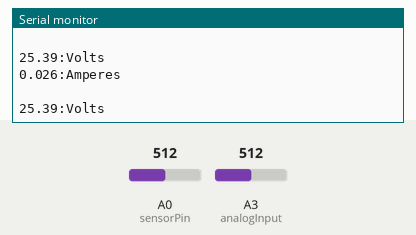
This sketch was run on a simulated Arduino Uno, built with avr-gcc and run on an emulated ATmega328P. Shown: the last lines printed to the serial monitor. The inputs (shaded band) are chosen by the test bench; at power-on: A0 (sensorPin) = 512, A3 (analogInput) = 512.

Above: at 1.2 s.
1.3 s: A0 (sensorPin) set to 716
At 1.99 s:
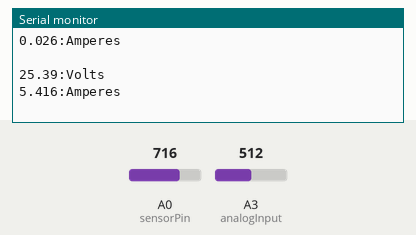
2.8 s: A3 (analogInput) set to 716
At 3.23 s:
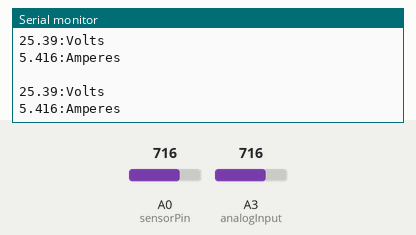
4.3 s: A0 (sensorPin) set to 900
At 4.8 s:
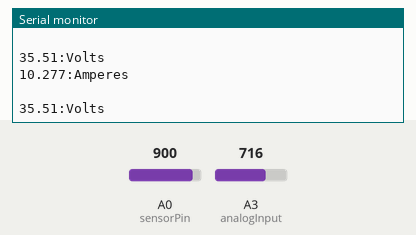
5.8 s: A3 (analogInput) set to 900
At 6.8 s:
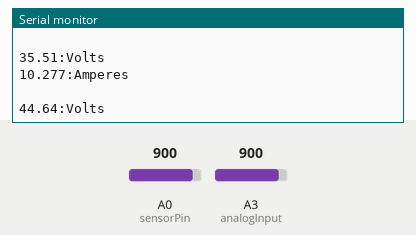
Timing chart, 0 to 8.3 s (numbered marks = the images above; inputs shaded):
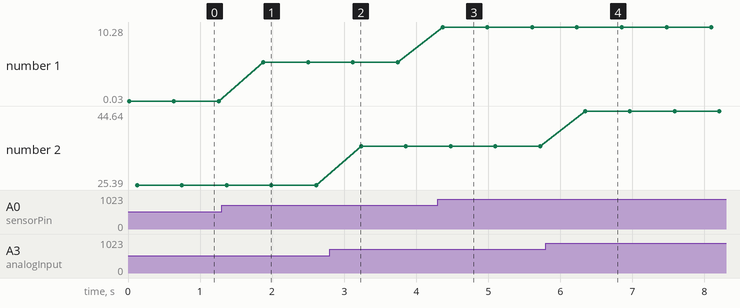

Measured:
- after the input at 1.3 s, the serial monitor: prints a new line after 0.58 s (image 1)
- after the input at 4.3 s, the serial monitor: prints a new line after 0.07 s (image 3)
- after the input at 5.8 s, the serial monitor: prints a new line after 0.54 s (image 4)
- plotted number 1: 0.03 → 5.42 after the input at 1.3 s, 5.42 → 10.28 after the input at 4.3 s
- plotted number 2: 25.39 → 35.51 after the input at 2.8 s, 35.51 → 44.64 after the input at 5.8 s

The sketch:

Corrente_Tensao.ino
```cpp
/////Coreente///////
int sensorPin =A0; // leitura da corrente
int sensorValue_aux = 0;
float sensorValue = 0;
float currentValue = 0;
float voltsporUnidade = 0.004887586;// 5%1023
///////////////////////////////////////////////////////

//Sensor de tensão//
int analogInput = A3; // leitura da tensão
float Vo = 0.0, Vi = 0.0;
float value_aux = 0, value = 0;

//Valores dos Resistores//
float R1 = 91010.0; //Resistência R1 (100K) No meu caso ajustei para "91010.0" que é um valor aproximado real dos meu resistor visto que pode possuir uma taxa de 5% de variação
float R2 = 9949.0; //Resistência R2 (10K)  No meu caso ajustei para "9949.0" que é um valor aproximado real dos meu resistor visto que pode possuir uma taxa de 5% de variação

void setup(){
Serial.begin(9600);                           //Inicializa serial em 115200 baud rate

/////////corrente//////////////////
 pinMode(sensorPin, INPUT);
 ///////////////////////////////

pinMode(analogInput, INPUT);

Serial.println("Voltimetro DC");

Serial.println("V");

}void loop(){

///////Corrente////////////////////

 for(int i=100; i>0; i--){
    sensorValue_aux = (analogRead(sensorPin) -511); // le o sensor na pino analogico A0 e ajusta o valor lido ja que a saída do sensor é (1023)vcc/2 para corrente =0
    sensorValue += pow(sensorValue_aux,2); // somam os quadrados das leituras.
  }

  sensorValue = (sqrt(sensorValue/ 100)) * voltsporUnidade; // finaliza o calculo da méida quadratica e ajusta o valor lido para volts
  currentValue = (sensorValue/0.185); // calcula a corrente considerando a sensibilidade do sernsor (185 mV por amper)

  // mostra o resultado no terminal
  Serial.print(currentValue,3);
  Serial.print( ":Amperes");
  Serial.print("\n" );

  sensorValue =0;

  delay(100);

/////////////////////////////////////////////

//Aquisição
for(int i=60;i>0;i--){
value_aux = analogRead(analogInput);
value += pow(value_aux,2);
}

value = sqrt(value/60);
Vo = (value * 5.0) / 1023.0;
Vi = Vo / (R2/(R1+R2));
if (Vi<0.09) {Vi=0.0;} //Filtrando medições errôneas!


Serial.println(" ");

Serial.print(Vi);
Serial.println(":Volts");
delay(500);

}
```
